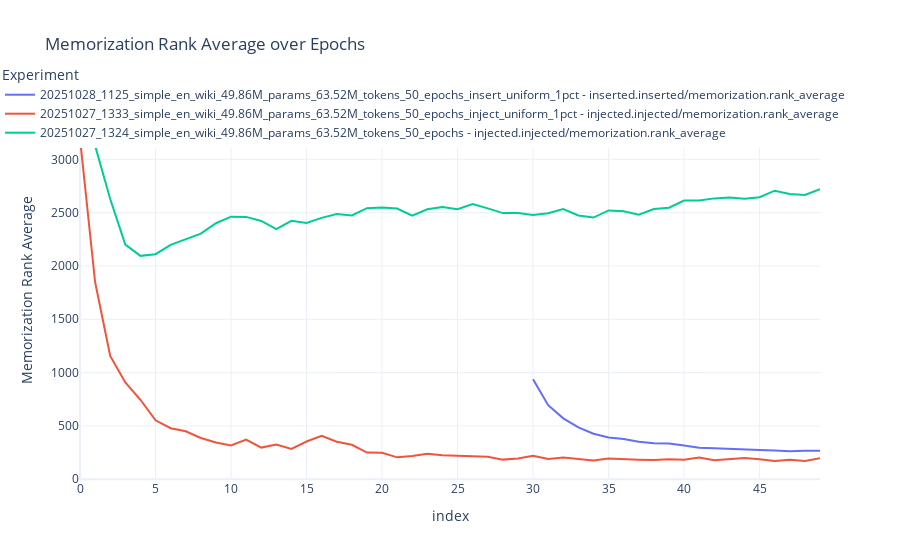
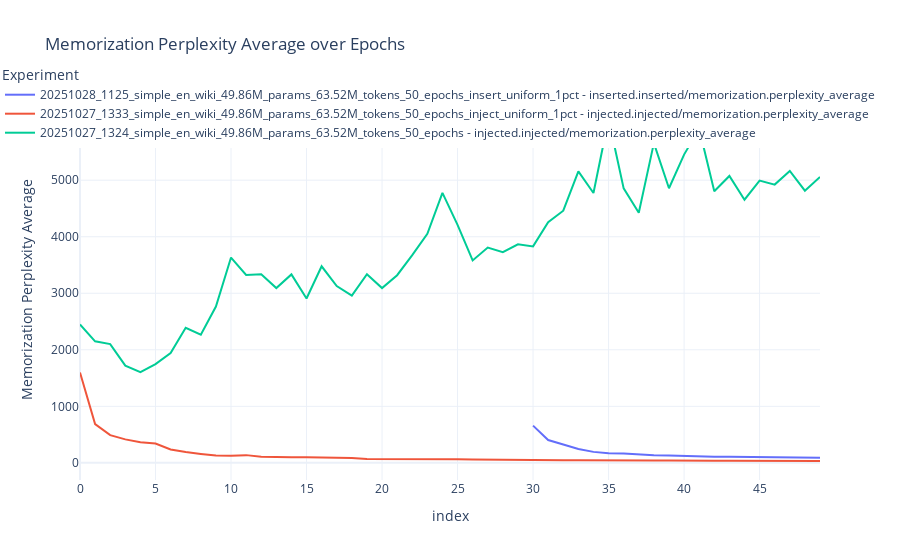
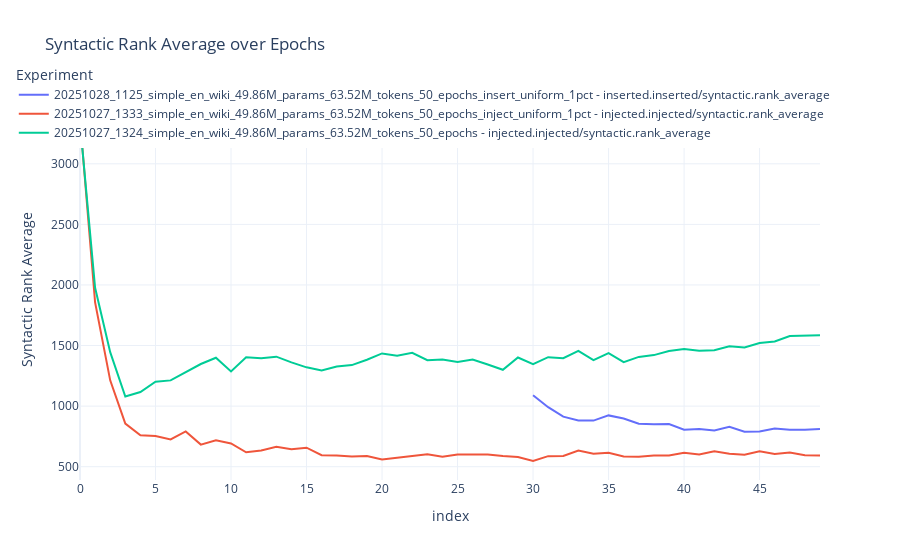
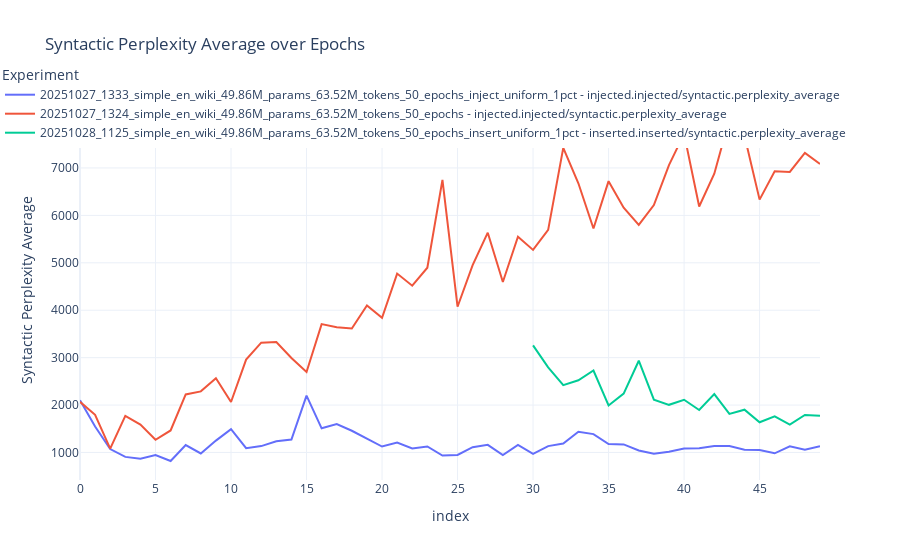

The code cell stored with these charts, in order, in its notebook:
### Code cell
plot_df_res(
    df_res_rank_memorization,
    title="Memorization Rank Average over Epochs",
    y_label="Memorization Rank Average",
).show()
plot_df_res(
    df_res_perplexity_memorization,
    title="Memorization Perplexity Average over Epochs",
    y_label="Memorization Perplexity Average",
).show()

plot_df_res(
    df_res_rank_syntactic,
    title="Syntactic Rank Average over Epochs",
    y_label="Syntactic Rank Average",
).show()
plot_df_res(
    df_res_perplexity_syntactic,
    title="Syntactic Perplexity Average over Epochs",
    y_label="Syntactic Perplexity Average",
).show()

plot_df_res(
    df_res_rank_semantic,
    title="Semantic Rank Average over Epochs",
    y_label="Semantic Rank Average",
).show()
plot_df_res(
    df_res_perplexity_semantic,
    title="Semantic Perplexity Average over Epochs",
    y_label="Semantic Perplexity Average",
).show()

### Figure 1 — Plotly figure (JSON) as saved in the notebook; plotly's stock layout.template omitted (floating-point values rounded to 4 significant figures)
{"data": [{"hovertemplate": "Experiment=20251028_1125_simple_en_wiki_49.86M_params_63.52M_tokens_50_epochs_insert_uniform_1pct - inserted.inserted/memorization.rank_average<br>index=%{x}<br>Memorization Rank Average=%{y}<extra></extra>", "legendgroup": "20251028_1125_simple_en_wiki_49.86M_params_63.52M_tokens_50_epochs_insert_uniform_1pct - inserted.inserted/memorization.rank_average", "line": {"color": "#636efa", "dash": "solid"}, "marker": {"symbol": "circle"}, "mode": "lines", "name": "20251028_1125_simple_en_wiki_49.86M_params_63.52M_tokens_50_epochs_insert_uniform_1pct - inserted.inserted/memorization.rank_average", "orientation": "v", "showlegend": true, "type": "scatter", "x": [0, 1, 2, 3, 4, 5, 6, 7, 8, 9, 10, 11, 12, 13, 14, 15, 16, 17, 18, 19, 20, 21, 22, 23, 24, 25, 26, 27, 28, 29, 30, 31, 32, 33, 34, 35, 36, 37, 38, 39, 40, 41, 42, 43, 44, 45, 46, 47, 48, 49], "xaxis": "x", "y": [NaN, NaN, NaN, NaN, NaN, NaN, NaN, NaN, NaN, NaN, NaN, NaN, NaN, NaN, NaN, NaN, NaN, NaN, NaN, NaN, NaN, NaN, NaN, NaN, NaN, NaN, NaN, NaN, NaN, NaN, 938.2, 694.7, 571.0, 485.8, 427.0, 391.5, 377.5, 351.3, 338.2, 334.2, 316.3, 296.4, 290.0, 286.7, 280.8, 274.3, 268.8, 263.4, 268.4, 267.9], "yaxis": "y"}, {"hovertemplate": "Experiment=20251027_1333_simple_en_wiki_49.86M_params_63.52M_tokens_50_epochs_inject_uniform_1pct - injected.injected/memorization.rank_average<br>index=%{x}<br>Memorization Rank Average=%{y}<extra></extra>", "legendgroup": "20251027_1333_simple_en_wiki_49.86M_params_63.52M_tokens_50_epochs_inject_uniform_1pct - injected.injected/memorization.rank_average", "line": {"color": "#EF553B", "dash": "solid"}, "marker": {"symbol": "circle"}, "mode": "lines", "name": "20251027_1333_simple_en_wiki_49.86M_params_63.52M_tokens_50_epochs_inject_uniform_1pct - injected.injected/memorization.rank_average", "orientation": "v", "showlegend": true, "type": "scatter", "x": [0, 1, 2, 3, 4, 5, 6, 7, 8, 9, 10, 11, 12, 13, 14, 15, 16, 17, 18, 19, 20, 21, 22, 23, 24, 25, 26, 27, 28, 29, 30, 31, 32, 33, 34, 35, 36, 37, 38, 39, 40, 41, 42, 43, 44, 45, 46, 47, 48, 49], "xaxis": "x", "y": [3196.0, 1849.0, 1156.0, 908.5, 745.4, 552.5, 478.8, 449.7, 386.9, 345.4, 316.2, 372.8, 297.0, 325.8, 283.7, 353.8, 408.4, 352.0, 323.2, 250.4, 247.7, 205.4, 217.1, 239.2, 224.5, 219.9, 214.2, 210.9, 184.2, 195.6, 220.6, 191.1, 203.3, 186.6, 176.4, 194.2, 186.0, 183.0, 179.5, 188.1, 183.3, 203.8, 178.7, 190.9, 199.5, 188.3, 171.2, 183.3, 171.7, 197.3], "yaxis": "y"}, {"hovertemplate": "Experiment=20251027_1324_simple_en_wiki_49.86M_params_63.52M_tokens_50_epochs - injected.injected/memorization.rank_average<br>index=%{x}<br>Memorization Rank Average=%{y}<extra></extra>", "legendgroup": "20251027_1324_simple_en_wiki_49.86M_params_63.52M_tokens_50_epochs - injected.injected/memorization.rank_average", "line": {"color": "#00cc96", "dash": "solid"}, "marker": {"symbol": "circle"}, "mode": "lines", "name": "20251027_1324_simple_en_wiki_49.86M_params_63.52M_tokens_50_epochs - injected.injected/memorization.rank_average", "orientation": "v", "showlegend": true, "type": "scatter", "x": [0, 1, 2, 3, 4, 5, 6, 7, 8, 9, 10, 11, 12, 13, 14, 15, 16, 17, 18, 19, 20, 21, 22, 23, 24, 25, 26, 27, 28, 29, 30, 31, 32, 33, 34, 35, 36, 37, 38, 39, 40, 41, 42, 43, 44, 45, 46, 47, 48, 49], "xaxis": "x", "y": [3378.0, 3128.0, 2628.0, 2200.0, 2095.0, 2110.0, 2198.0, 2249.0, 2304.0, 2401.0, 2462.0, 2460.0, 2422.0, 2345.0, 2423.0, 2402.0, 2451.0, 2487.0, 2473.0, 2542.0, 2547.0, 2539.0, 2472.0, 2532.0, 2553.0, 2532.0, 2580.0, 2540.0, 2496.0, 2498.0, 2478.0, 2495.0, 2533.0, 2474.0, 2454.0, 2521.0, 2513.0, 2481.0, 2534.0, 2546.0, 2613.0, 2614.0, 2634.0, 2642.0, 2629.0, 2645.0, 2706.0, 2676.0, 2666.0, 2721.0], "yaxis": "y"}], "layout": {"hovermode": "x unified", "legend": {"orientation": "v", "title": {"text": "Experiment"}, "tracegroupgap": 0, "xanchor": "right", "y": 1.1, "yanchor": "top"}, "title": {"text": "Memorization Rank Average over Epochs"}, "xaxis": {"anchor": "y", "domain": [0, 1], "title": {"text": "index"}}, "yaxis": {"anchor": "x", "domain": [0, 1], "title": {"text": "Memorization Rank Average"}}}}

### Figure 2 — Plotly figure (JSON) as saved in the notebook; plotly's stock layout.template omitted (floating-point values rounded to 4 significant figures)
{"data": [{"hovertemplate": "Experiment=20251028_1125_simple_en_wiki_49.86M_params_63.52M_tokens_50_epochs_insert_uniform_1pct - inserted.inserted/memorization.perplexity_average<br>index=%{x}<br>Memorization Perplexity Average=%{y}<extra></extra>", "legendgroup": "20251028_1125_simple_en_wiki_49.86M_params_63.52M_tokens_50_epochs_insert_uniform_1pct - inserted.inserted/memorization.perplexity_average", "line": {"color": "#636efa", "dash": "solid"}, "marker": {"symbol": "circle"}, "mode": "lines", "name": "20251028_1125_simple_en_wiki_49.86M_params_63.52M_tokens_50_epochs_insert_uniform_1pct - inserted.inserted/memorization.perplexity_average", "orientation": "v", "showlegend": true, "type": "scatter", "x": [0, 1, 2, 3, 4, 5, 6, 7, 8, 9, 10, 11, 12, 13, 14, 15, 16, 17, 18, 19, 20, 21, 22, 23, 24, 25, 26, 27, 28, 29, 30, 31, 32, 33, 34, 35, 36, 37, 38, 39, 40, 41, 42, 43, 44, 45, 46, 47, 48, 49], "xaxis": "x", "y": [NaN, NaN, NaN, NaN, NaN, NaN, NaN, NaN, NaN, NaN, NaN, NaN, NaN, NaN, NaN, NaN, NaN, NaN, NaN, NaN, NaN, NaN, NaN, NaN, NaN, NaN, NaN, NaN, NaN, NaN, 658.6, 403.6, 325.3, 244.6, 194.1, 170.5, 167.5, 147.9, 135.5, 129.1, 120.5, 112.3, 108.2, 108.6, 103.2, 98.86, 94.1, 90.99, 89.25, 88.63], "yaxis": "y"}, {"hovertemplate": "Experiment=20251027_1333_simple_en_wiki_49.86M_params_63.52M_tokens_50_epochs_inject_uniform_1pct - injected.injected/memorization.perplexity_average<br>index=%{x}<br>Memorization Perplexity Average=%{y}<extra></extra>", "legendgroup": "20251027_1333_simple_en_wiki_49.86M_params_63.52M_tokens_50_epochs_inject_uniform_1pct - injected.injected/memorization.perplexity_average", "line": {"color": "#EF553B", "dash": "solid"}, "marker": {"symbol": "circle"}, "mode": "lines", "name": "20251027_1333_simple_en_wiki_49.86M_params_63.52M_tokens_50_epochs_inject_uniform_1pct - injected.injected/memorization.perplexity_average", "orientation": "v", "showlegend": true, "type": "scatter", "x": [0, 1, 2, 3, 4, 5, 6, 7, 8, 9, 10, 11, 12, 13, 14, 15, 16, 17, 18, 19, 20, 21, 22, 23, 24, 25, 26, 27, 28, 29, 30, 31, 32, 33, 34, 35, 36, 37, 38, 39, 40, 41, 42, 43, 44, 45, 46, 47, 48, 49], "xaxis": "x", "y": [1598.0, 684.7, 489.5, 414.8, 364.3, 342.4, 236.7, 190.1, 157.6, 128.0, 126.3, 136.6, 109.7, 111.3, 99.64, 98.07, 95.56, 84.22, 87.7, 68.34, 68.75, 71.12, 60.42, 61.08, 62.12, 63.67, 59.09, 55.16, 51.63, 50.35, 51.79, 49.05, 45.17, 46.83, 43.59, 44.16, 42.43, 41.81, 39.62, 41.2, 36.65, 39.32, 36.53, 36.01, 35.65, 35.39, 34.2, 33.25, 32.71, 33.84], "yaxis": "y"}, {"hovertemplate": "Experiment=20251027_1324_simple_en_wiki_49.86M_params_63.52M_tokens_50_epochs - injected.injected/memorization.perplexity_average<br>index=%{x}<br>Memorization Perplexity Average=%{y}<extra></extra>", "legendgroup": "20251027_1324_simple_en_wiki_49.86M_params_63.52M_tokens_50_epochs - injected.injected/memorization.perplexity_average", "line": {"color": "#00cc96", "dash": "solid"}, "marker": {"symbol": "circle"}, "mode": "lines", "name": "20251027_1324_simple_en_wiki_49.86M_params_63.52M_tokens_50_epochs - injected.injected/memorization.perplexity_average", "orientation": "v", "showlegend": true, "type": "scatter", "x": [0, 1, 2, 3, 4, 5, 6, 7, 8, 9, 10, 11, 12, 13, 14, 15, 16, 17, 18, 19, 20, 21, 22, 23, 24, 25, 26, 27, 28, 29, 30, 31, 32, 33, 34, 35, 36, 37, 38, 39, 40, 41, 42, 43, 44, 45, 46, 47, 48, 49], "xaxis": "x", "y": [2447.0, 2149.0, 2101.0, 1719.0, 1603.0, 1746.0, 1941.0, 2389.0, 2269.0, 2766.0, 3631.0, 3325.0, 3338.0, 3092.0, 3334.0, 2907.0, 3477.0, 3127.0, 2957.0, 3338.0, 3092.0, 3319.0, 3674.0, 4052.0, 4777.0, 4209.0, 3580.0, 3808.0, 3728.0, 3867.0, 3829.0, 4256.0, 4460.0, 5155.0, 4774.0, 6083.0, 4855.0, 4425.0, 5656.0, 4858.0, 5453.0, 5910.0, 4805.0, 5075.0, 4656.0, 4994.0, 4922.0, 5163.0, 4814.0, 5057.0], "yaxis": "y"}], "layout": {"hovermode": "x unified", "legend": {"orientation": "v", "title": {"text": "Experiment"}, "tracegroupgap": 0, "xanchor": "right", "y": 1.1, "yanchor": "top"}, "title": {"text": "Memorization Perplexity Average over Epochs"}, "xaxis": {"anchor": "y", "domain": [0, 1], "title": {"text": "index"}}, "yaxis": {"anchor": "x", "domain": [0, 1], "title": {"text": "Memorization Perplexity Average"}}}}

### Figure 3 — Plotly figure (JSON) as saved in the notebook; plotly's stock layout.template omitted (floating-point values rounded to 4 significant figures)
{"data": [{"hovertemplate": "Experiment=20251028_1125_simple_en_wiki_49.86M_params_63.52M_tokens_50_epochs_insert_uniform_1pct - inserted.inserted/syntactic.rank_average<br>index=%{x}<br>Syntactic Rank Average=%{y}<extra></extra>", "legendgroup": "20251028_1125_simple_en_wiki_49.86M_params_63.52M_tokens_50_epochs_insert_uniform_1pct - inserted.inserted/syntactic.rank_average", "line": {"color": "#636efa", "dash": "solid"}, "marker": {"symbol": "circle"}, "mode": "lines", "name": "20251028_1125_simple_en_wiki_49.86M_params_63.52M_tokens_50_epochs_insert_uniform_1pct - inserted.inserted/syntactic.rank_average", "orientation": "v", "showlegend": true, "type": "scatter", "x": [0, 1, 2, 3, 4, 5, 6, 7, 8, 9, 10, 11, 12, 13, 14, 15, 16, 17, 18, 19, 20, 21, 22, 23, 24, 25, 26, 27, 28, 29, 30, 31, 32, 33, 34, 35, 36, 37, 38, 39, 40, 41, 42, 43, 44, 45, 46, 47, 48, 49], "xaxis": "x", "y": [NaN, NaN, NaN, NaN, NaN, NaN, NaN, NaN, NaN, NaN, NaN, NaN, NaN, NaN, NaN, NaN, NaN, NaN, NaN, NaN, NaN, NaN, NaN, NaN, NaN, NaN, NaN, NaN, NaN, NaN, 1090.0, 991.4, 912.8, 881.5, 880.4, 923.4, 898.2, 854.6, 850.3, 852.0, 805.6, 811.6, 798.8, 828.5, 788.8, 790.0, 814.4, 804.4, 805.0, 811.4], "yaxis": "y"}, {"hovertemplate": "Experiment=20251027_1333_simple_en_wiki_49.86M_params_63.52M_tokens_50_epochs_inject_uniform_1pct - injected.injected/syntactic.rank_average<br>index=%{x}<br>Syntactic Rank Average=%{y}<extra></extra>", "legendgroup": "20251027_1333_simple_en_wiki_49.86M_params_63.52M_tokens_50_epochs_inject_uniform_1pct - injected.injected/syntactic.rank_average", "line": {"color": "#EF553B", "dash": "solid"}, "marker": {"symbol": "circle"}, "mode": "lines", "name": "20251027_1333_simple_en_wiki_49.86M_params_63.52M_tokens_50_epochs_inject_uniform_1pct - injected.injected/syntactic.rank_average", "orientation": "v", "showlegend": true, "type": "scatter", "x": [0, 1, 2, 3, 4, 5, 6, 7, 8, 9, 10, 11, 12, 13, 14, 15, 16, 17, 18, 19, 20, 21, 22, 23, 24, 25, 26, 27, 28, 29, 30, 31, 32, 33, 34, 35, 36, 37, 38, 39, 40, 41, 42, 43, 44, 45, 46, 47, 48, 49], "xaxis": "x", "y": [3370.0, 1855.0, 1213.0, 855.2, 758.8, 753.5, 725.4, 790.8, 682.2, 717.2, 691.4, 619.1, 634.0, 663.7, 644.1, 656.8, 595.2, 592.9, 583.6, 588.3, 559.0, 570.3, 587.7, 601.8, 581.3, 600.8, 599.4, 601.3, 587.4, 579.6, 547.0, 587.2, 588.1, 633.8, 606.8, 615.2, 584.0, 582.8, 593.3, 591.9, 614.8, 601.5, 627.9, 607.2, 599.6, 627.1, 605.7, 617.4, 594.4, 593.3], "yaxis": "y"}, {"hovertemplate": "Experiment=20251027_1324_simple_en_wiki_49.86M_params_63.52M_tokens_50_epochs - injected.injected/syntactic.rank_average<br>index=%{x}<br>Syntactic Rank Average=%{y}<extra></extra>", "legendgroup": "20251027_1324_simple_en_wiki_49.86M_params_63.52M_tokens_50_epochs - injected.injected/syntactic.rank_average", "line": {"color": "#00cc96", "dash": "solid"}, "marker": {"symbol": "circle"}, "mode": "lines", "name": "20251027_1324_simple_en_wiki_49.86M_params_63.52M_tokens_50_epochs - injected.injected/syntactic.rank_average", "orientation": "v", "showlegend": true, "type": "scatter", "x": [0, 1, 2, 3, 4, 5, 6, 7, 8, 9, 10, 11, 12, 13, 14, 15, 16, 17, 18, 19, 20, 21, 22, 23, 24, 25, 26, 27, 28, 29, 30, 31, 32, 33, 34, 35, 36, 37, 38, 39, 40, 41, 42, 43, 44, 45, 46, 47, 48, 49], "xaxis": "x", "y": [3339.0, 1976.0, 1445.0, 1079.0, 1117.0, 1201.0, 1212.0, 1280.0, 1348.0, 1399.0, 1287.0, 1402.0, 1396.0, 1408.0, 1361.0, 1320.0, 1295.0, 1327.0, 1338.0, 1383.0, 1435.0, 1415.0, 1440.0, 1379.0, 1386.0, 1365.0, 1385.0, 1343.0, 1300.0, 1401.0, 1347.0, 1404.0, 1395.0, 1455.0, 1379.0, 1438.0, 1363.0, 1406.0, 1421.0, 1455.0, 1472.0, 1458.0, 1462.0, 1494.0, 1484.0, 1521.0, 1533.0, 1578.0, 1581.0, 1585.0], "yaxis": "y"}], "layout": {"hovermode": "x unified", "legend": {"orientation": "v", "title": {"text": "Experiment"}, "tracegroupgap": 0, "xanchor": "right", "y": 1.1, "yanchor": "top"}, "title": {"text": "Syntactic Rank Average over Epochs"}, "xaxis": {"anchor": "y", "domain": [0, 1], "title": {"text": "index"}}, "yaxis": {"anchor": "x", "domain": [0, 1], "title": {"text": "Syntactic Rank Average"}}}}

### Figure 4 — Plotly figure (JSON) as saved in the notebook; plotly's stock layout.template omitted (floating-point values rounded to 4 significant figures)
{"data": [{"hovertemplate": "Experiment=20251027_1333_simple_en_wiki_49.86M_params_63.52M_tokens_50_epochs_inject_uniform_1pct - injected.injected/syntactic.perplexity_average<br>index=%{x}<br>Syntactic Perplexity Average=%{y}<extra></extra>", "legendgroup": "20251027_1333_simple_en_wiki_49.86M_params_63.52M_tokens_50_epochs_inject_uniform_1pct - injected.injected/syntactic.perplexity_average", "line": {"color": "#636efa", "dash": "solid"}, "marker": {"symbol": "circle"}, "mode": "lines", "name": "20251027_1333_simple_en_wiki_49.86M_params_63.52M_tokens_50_epochs_inject_uniform_1pct - injected.injected/syntactic.perplexity_average", "orientation": "v", "showlegend": true, "type": "scatter", "x": [0, 1, 2, 3, 4, 5, 6, 7, 8, 9, 10, 11, 12, 13, 14, 15, 16, 17, 18, 19, 20, 21, 22, 23, 24, 25, 26, 27, 28, 29, 30, 31, 32, 33, 34, 35, 36, 37, 38, 39, 40, 41, 42, 43, 44, 45, 46, 47, 48, 49], "xaxis": "x", "y": [2101.0, 1547.0, 1073.0, 907.3, 868.0, 945.0, 820.6, 1157.0, 980.0, 1251.0, 1491.0, 1090.0, 1135.0, 1237.0, 1275.0, 2200.0, 1510.0, 1599.0, 1459.0, 1300.0, 1126.0, 1211.0, 1083.0, 1128.0, 934.6, 948.8, 1113.0, 1161.0, 946.2, 1160.0, 970.2, 1135.0, 1187.0, 1438.0, 1388.0, 1178.0, 1170.0, 1042.0, 975.2, 1016.0, 1086.0, 1091.0, 1135.0, 1136.0, 1057.0, 1052.0, 982.9, 1130.0, 1060.0, 1130.0], "yaxis": "y"}, {"hovertemplate": "Experiment=20251027_1324_simple_en_wiki_49.86M_params_63.52M_tokens_50_epochs - injected.injected/syntactic.perplexity_average<br>index=%{x}<br>Syntactic Perplexity Average=%{y}<extra></extra>", "legendgroup": "20251027_1324_simple_en_wiki_49.86M_params_63.52M_tokens_50_epochs - injected.injected/syntactic.perplexity_average", "line": {"color": "#EF553B", "dash": "solid"}, "marker": {"symbol": "circle"}, "mode": "lines", "name": "20251027_1324_simple_en_wiki_49.86M_params_63.52M_tokens_50_epochs - injected.injected/syntactic.perplexity_average", "orientation": "v", "showlegend": true, "type": "scatter", "x": [0, 1, 2, 3, 4, 5, 6, 7, 8, 9, 10, 11, 12, 13, 14, 15, 16, 17, 18, 19, 20, 21, 22, 23, 24, 25, 26, 27, 28, 29, 30, 31, 32, 33, 34, 35, 36, 37, 38, 39, 40, 41, 42, 43, 44, 45, 46, 47, 48, 49], "xaxis": "x", "y": [2068.0, 1796.0, 1083.0, 1772.0, 1588.0, 1269.0, 1465.0, 2223.0, 2289.0, 2567.0, 2065.0, 2958.0, 3315.0, 3330.0, 2993.0, 2697.0, 3708.0, 3641.0, 3614.0, 4102.0, 3839.0, 4773.0, 4517.0, 4896.0, 6750.0, 4073.0, 4950.0, 5635.0, 4594.0, 5549.0, 5272.0, 5695.0, 7423.0, 6678.0, 5724.0, 6722.0, 6161.0, 5800.0, 6219.0, 7061.0, 7718.0, 6188.0, 6878.0, 8032.0, 7680.0, 6332.0, 6930.0, 6915.0, 7319.0, 7084.0], "yaxis": "y"}, {"hovertemplate": "Experiment=20251028_1125_simple_en_wiki_49.86M_params_63.52M_tokens_50_epochs_insert_uniform_1pct - inserted.inserted/syntactic.perplexity_average<br>index=%{x}<br>Syntactic Perplexity Average=%{y}<extra></extra>", "legendgroup": "20251028_1125_simple_en_wiki_49.86M_params_63.52M_tokens_50_epochs_insert_uniform_1pct - inserted.inserted/syntactic.perplexity_average", "line": {"color": "#00cc96", "dash": "solid"}, "marker": {"symbol": "circle"}, "mode": "lines", "name": "20251028_1125_simple_en_wiki_49.86M_params_63.52M_tokens_50_epochs_insert_uniform_1pct - inserted.inserted/syntactic.perplexity_average", "orientation": "v", "showlegend": true, "type": "scatter", "x": [0, 1, 2, 3, 4, 5, 6, 7, 8, 9, 10, 11, 12, 13, 14, 15, 16, 17, 18, 19, 20, 21, 22, 23, 24, 25, 26, 27, 28, 29, 30, 31, 32, 33, 34, 35, 36, 37, 38, 39, 40, 41, 42, 43, 44, 45, 46, 47, 48, 49], "xaxis": "x", "y": [NaN, NaN, NaN, NaN, NaN, NaN, NaN, NaN, NaN, NaN, NaN, NaN, NaN, NaN, NaN, NaN, NaN, NaN, NaN, NaN, NaN, NaN, NaN, NaN, NaN, NaN, NaN, NaN, NaN, NaN, 3260.0, 2797.0, 2421.0, 2524.0, 2729.0, 1991.0, 2243.0, 2935.0, 2116.0, 2005.0, 2111.0, 1895.0, 2232.0, 1815.0, 1902.0, 1638.0, 1760.0, 1588.0, 1793.0, 1777.0], "yaxis": "y"}], "layout": {"hovermode": "x unified", "legend": {"orientation": "v", "title": {"text": "Experiment"}, "tracegroupgap": 0, "xanchor": "right", "y": 1.1, "yanchor": "top"}, "title": {"text": "Syntactic Perplexity Average over Epochs"}, "xaxis": {"anchor": "y", "domain": [0, 1], "title": {"text": "index"}}, "yaxis": {"anchor": "x", "domain": [0, 1], "title": {"text": "Syntactic Perplexity Average"}}}}
